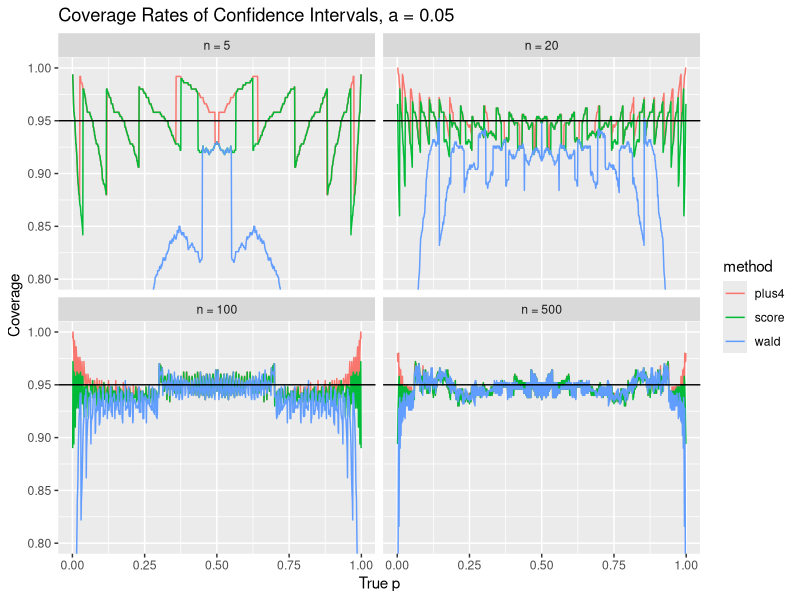

Here is the R script that generated this plot: (Note: a time limit stopped this script after it produced the figure.)
## ---- chunk 1
knitr::opts_chunk$set(echo = FALSE)
knitr::opts_chunk$set(results = 'hide')
library("ggplot2")
library("tidyr")
library("dplyr")
## ---- chunk 2
# checks if a given p is contained in an interval
contained <- function(p, interval) {
  if (p >= interval[1] && p <= interval[2]) {
    return(TRUE)
  } else {
    return(FALSE)
  }
}
## ---- chunk 3
# calculates the coverage rate of a given interval at a given alpha level by
# simulating datasets from binom(n, p) 
coverage_one <- function(interval, datasets, n, p, alpha) {
  set.seed(1234)
  rsamples <- rbinom(n = datasets, size = n, prob = p) 
  int <- sapply(rsamples, FUN = interval, n = n, alpha = alpha)
  int <- split(int, col(int))
  covered <- sapply(int, FUN = contained, p = p) 
  coverage <-  sum(covered) / datasets 
  return(coverage)
}
## ---- chunk 4
# calculates the wald interval for one sample of size n from a binomial dist
wald_int_one <- function (sample, n, alpha) {
  mle <- sample/n
  z <- qnorm(1 - alpha/2)
  lower <- mle - z * sqrt((mle)*(1-mle)/n)
  upper <- mle + z * sqrt((mle)*(1-mle)/n)
  c(lower, upper)
}
## ---- chunk 5
# calculates the score interval for a given sample of size n from a binomial dist
score_int_one <- function (sample, n, alpha) {
  mle <- sample/n
  z <- qnorm(1 - alpha/2)
  lower <- (mle+((z^2)/(2*n))-z*sqrt(((mle*(1-mle))/n)+((z^2)/(4*n^2))))/(1+((z^2)/n))
  upper <- (mle+((z^2)/(2*n))+z*sqrt(((mle*(1-mle))/n)+((z^2)/(4*n^2))))/(1+((z^2)/n))
  c(lower, upper)
}
## ---- chunk 6
# calculates the plus-4 interval for a given sample of size n from a binomial dist
plus4_int_one <- function (sample, n, alpha) {
  pi <- (sample + 2)/(n + 4)
  z <- qnorm(1 - alpha/2)
  lower <- pi - z*sqrt((pi*(1-pi))/(n+4))
  upper <- pi + z*sqrt((pi*(1-pi))/(n+4))
  c(lower, upper)
}
## ---- chunk 7
# functions that graphs simulated coverage rates at a given alpha level
true_p <- seq(0.001, 0.999, 0.001)
simulate_one <- function(datasets, n, alpha) {
  df <- data.frame(
    true_p, 
    wald = sapply(true_p, 
                  FUN = coverage_one,
                  interval = wald_int_one,
                  datasets = datasets,
                  n = n, 
                  alpha = alpha),
    score = sapply(true_p, 
                   FUN = coverage_one,
                   interval = score_int_one,
                   datasets = datasets,
                   n = n, 
                   alpha = alpha),
    plus4 = sapply(true_p, 
                   FUN = coverage_one,
                   interval = plus4_int_one,
                   datasets = datasets,
                   n = n, 
                   alpha = alpha))
  df <- gather(df, key = method, value = coverage, -true_p) %>%
        mutate(n = paste("n =", toString(n)))
  return(df)
}

plot_sims_one <- function(data, alpha, ylim) {
  ggplot(data = data,
       aes(x = true_p, y = coverage, group = method, color = method)) +
  geom_line() +
  geom_hline(yintercept = 1 - alpha) + 
  coord_cartesian(ylim = c(ylim, 1)) +
  labs(
    title = paste("Coverage Rates of Confidence Intervals, a =", toString(alpha)),
    x = "True p", 
    y = "Coverage"
  ) +
  facet_wrap(~n)
}
## ---- chunk 8
# graphs simulated coverage rates at different alpha = 0.05
alpha <- 0.05
sims <- 500
one_samp_coverage <- rbind(simulate_one(sims, 5, alpha),
                           simulate_one(sims, 20, alpha),
                           simulate_one(sims, 100, alpha),
                           simulate_one(sims, 500, alpha))
one_samp_coverage$n <- factor(one_samp_coverage$n, 
                              levels = c("n = 5","n = 20", "n = 100", "n = 500"))
plot_sims_one(one_samp_coverage, alpha, 0.8)
## ---- chunk 9
# graphs simulated coverage rates at different alpha = 0.1
alpha <- 0.1
one_samp_coverage <- rbind(simulate_one(sims, 5, alpha),
                           simulate_one(sims, 20, alpha),
                           simulate_one(sims, 100, alpha),
                           simulate_one(sims, 500, alpha))
one_samp_coverage$n <- factor(one_samp_coverage$n, 
                              levels = c("n = 5","n = 20", "n = 100", "n = 500"))
plot_sims_one(one_samp_coverage, alpha, 0.75)
## ---- chunk 10
# graphs simulated coverage rates at different alpha = 0.01
alpha <- 0.01
one_samp_coverage <- rbind(simulate_one(sims, 5, alpha),
                           simulate_one(sims, 20, alpha),
                           simulate_one(sims, 100, alpha),
                           simulate_one(sims, 500, alpha))
one_samp_coverage$n <- factor(one_samp_coverage$n, 
                              levels = c("n = 5","n = 20", "n = 100", "n = 500"))
plot_sims_one(one_samp_coverage, alpha, 0.85)
## ---- chunk 11
# calculates the coverage rate of a given interval at a given alpha level by
# simulating datasets from binom(n1, p1)  and the same number of datasets from
# binom(n2, p2)
coverage_two <- function(interval, datasets, n1, n2, p1, p2, alpha) {
  set.seed(1234)
  rsamples1 <- rbinom(n = datasets, size = n1, prob = p1)
  rsamples2 <- rbinom(n = datasets, size = n2, prob = p2) 
  int <- mapply(sample1 = rsamples1, 
                sample2 = rsamples2,
                FUN = interval, 
                MoreArgs = list(n1 = n1, n2 = n2, alpha = alpha))
  int <- split(int, col(int))
  covered <- sapply(int, FUN = contained, p = (p1 - p2)) 
  coverage <-  sum(covered) / datasets
  return(coverage)
}
## ---- chunk 12
# calculates the wald interval for one two samples of size n1 and n2 from
# binomial distributions (p1 - p2)
wald_int_two <- function (sample1, sample2, n1, n2, alpha) {
  mle1 <- sample1/n1
  mle2 <- sample2/n2
  z <- qnorm(1 - alpha/2)
  lower <- (mle1 - mle2) - z * sqrt(((mle1*(1-mle1))/n1)+((mle2*(1-mle2))/n2))
  upper <- (mle1 - mle2) + z * sqrt(((mle1*(1-mle1))/n1)+((mle2*(1-mle2))/n2))
  c(lower, upper)
}
## ---- chunk 13
# calculates the hybrid score interval for one two samples of size n1 and n2 
# from binomial distributions (p1 - p2)
score_int_two <- function (sample1, sample2, n1, n2, alpha) {
  mle1 <- sample1/n1
  mle2 <- sample2/n2
  score1 <- score_int_one(sample1, n1, alpha)
  score2 <- score_int_one(sample2, n2, alpha)
  lower <- (mle1 - mle2) - sqrt(((mle1 - score1[1])^2) + ((score2[2] - mle2)^2))
  upper <- (mle1 - mle2) + sqrt(((score1[2] - mle1)^2) + ((mle2 - score2[1])^2))
  c(lower, upper)
}
## ---- chunk 14
# calculates the plus-4 interval for one two samples of size n1 and n2 from
# binomial distributions (p1 - p2)
plus4_int_two <- function (sample1, sample2, n1, n2, alpha) {
  p1 <- (sample1 + 1)/(n1 + 2)
  p2 <- (sample2 + 1)/(n2 + 2)
  z <- qnorm(1 - alpha/2)
  lower <- (p1 - p2) - z * sqrt(((p1*(1-p1))/(n1+2)) + ((p2*(1-p2))/(n2+2)))
  upper <- (p1 - p2) + z * sqrt(((p1*(1-p1))/(n1+2)) + ((p2*(1-p2))/(n2+2)))
  c(lower, upper)
}
## ---- chunk 15
# functions that graphs simulated coverage rates at a given alpha level
true_p1 <- seq(0.001, 0.999, 0.001)
simulate_two <- function(datasets, n1, n2, p2, alpha) {
  df <- data.frame(
    true_p1, 
    wald = sapply(true_p1, 
                  FUN = coverage_two,
                  interval = wald_int_two, 
                  datasets = datasets, 
                  p2 = p2,
                  n1 = n1, 
                  n2 = n2,
                  alpha = alpha),
    hybrid = sapply(true_p1, 
                    FUN = coverage_two,
                    interval = score_int_two, 
                    datasets = datasets, 
                    p2 = p2,
                    n1 = n1, 
                    n2 = n2,
                    alpha = alpha),
    plus4 = sapply(true_p1, 
                   FUN = coverage_two,
                   interval = plus4_int_two, 
                   datasets = datasets, 
                   p2 = p2,
                   n1 = n1, 
                   n2 = n2,
                   alpha = alpha))
  df <- gather(df, key = method, value = coverage, -true_p1) %>%
        mutate(p2 = paste("p2 =", toString(p2)))
  return(df)
}

plot_sims_two <- function(data, n1, n2, alpha, ylim) {
  ggplot(data = data,
       aes(x = true_p1, y = coverage, group = method, color = method)) +
  geom_line() +
  geom_hline(yintercept = 1 - alpha) + 
  coord_cartesian(ylim = c(ylim, 1)) +
  labs(
    title = paste("Coverage Rates of Confidence Intervals, a = ", 
                  toString(alpha),
                  ", n1 = ",
                  toString(n1),
                  ", n2 = ",
                  toString(n2)),
    x = "True p1", 
    y = "Coverage"
  ) +
  facet_wrap(~p2)
}
## ---- chunk 16
# graphs simulated coverage rates at different alpha = 0.05, n1 = n2 = 20
alpha <- 0.05
n1 <- 20
n2 <- 20
two_samp_coverage <- rbind(simulate_two(sims, n1, n2, 0.1, alpha),
                           simulate_two(sims, n1, n2, 0.3, alpha),
                           simulate_two(sims, n1, n2, 0.5, alpha),
                           simulate_two(sims, n1, n2, 0.7, alpha))
two_samp_coverage$p2 <- factor(two_samp_coverage$p2, 
                              levels = c("p2 = 0.1","p2 = 0.3", "p2 = 0.5", "p2 = 0.7"))
plot_sims_two(two_samp_coverage, n1, n2, alpha, 0.80)
## ---- chunk 17
# graphs simulated coverage rates at different alpha = 0.1, n1 = n2 = 20
alpha <- 0.1
two_samp_coverage <- rbind(simulate_two(sims, n1, n2, 0.1, alpha),
                           simulate_two(sims, n1, n2, 0.3, alpha),
                           simulate_two(sims, n1, n2, 0.5, alpha),
                           simulate_two(sims, n1, n2, 0.7, alpha))
two_samp_coverage$p2 <- factor(two_samp_coverage$p2, 
                              levels = c("p2 = 0.1","p2 = 0.3", "p2 = 0.5", "p2 = 0.7"))
plot_sims_two(two_samp_coverage, n1, n2, alpha, 0.75)
## ---- chunk 18
# graphs simulated coverage rates at different alpha = 0.01, n1 = n2 = 20
alpha <- 0.01
two_samp_coverage <- rbind(simulate_two(sims, n1, n2, 0.1, alpha),
                           simulate_two(sims, n1, n2, 0.3, alpha),
                           simulate_two(sims, n1, n2, 0.5, alpha),
                           simulate_two(sims, n1, n2, 0.7, alpha))
two_samp_coverage$p2 <- factor(two_samp_coverage$p2, 
                              levels = c("p2 = 0.1","p2 = 0.3", "p2 = 0.5", "p2 = 0.7"))
plot_sims_two(two_samp_coverage, n1, n2, alpha, 0.85)
## ---- chunk 19
# graphs simulated coverage rates at different alpha = 0.05, n1 = n2 = 20
alpha <- 0.05
n1 <- 10
n2 <- 40
two_samp_coverage <- rbind(simulate_two(sims, n1, n2, 0.1, alpha),
                           simulate_two(sims, n1, n2, 0.3, alpha),
                           simulate_two(sims, n1, n2, 0.5, alpha),
                           simulate_two(sims, n1, n2, 0.7, alpha))
two_samp_coverage$p2 <- factor(two_samp_coverage$p2, 
                              levels = c("p2 = 0.1","p2 = 0.3", "p2 = 0.5", "p2 = 0.7"))
plot_sims_two(two_samp_coverage, n1, n2, alpha, 0.80)
